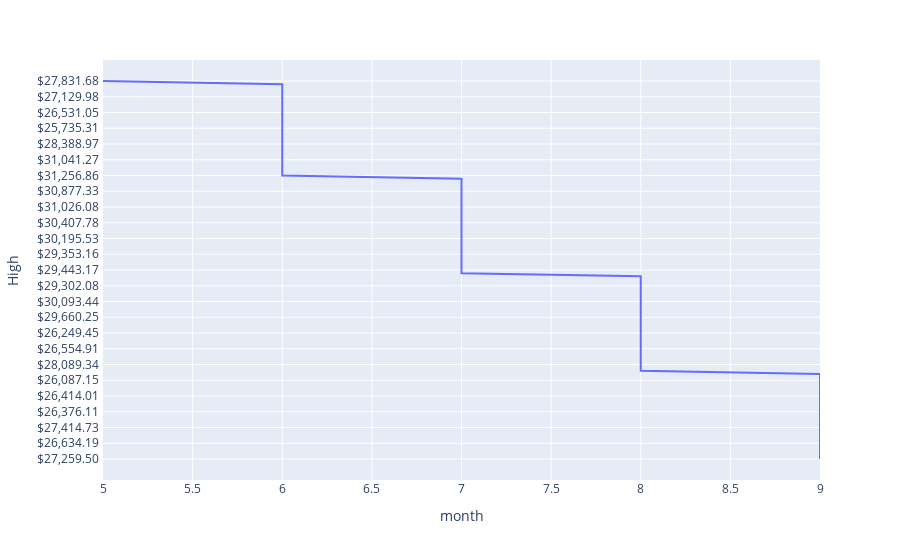

Source (notebook cell):
### Code cell
fig = px.line(data, x='month', y='High', range_x=['2023-07-01','2023-9-30'])
fig.show()

### Figure 1 — Plotly figure (JSON) as saved in the notebook; plotly's stock layout.template omitted (floating-point values rounded to 4 significant figures)
{"data": [{"hovertemplate": "month=%{x}<br>High=%{y}<extra></extra>", "legendgroup": "", "line": {"color": "#636efa", "dash": "solid"}, "marker": {"symbol": "circle"}, "mode": "lines", "name": "", "orientation": "h", "showlegend": false, "type": "scatter", "x": [9, 9, 9, 9, 9, 9, 9, 9, 9, 9, 9, 9, 9, 9, 9, 9, 9, 9, 9, 9, 9, 9, 9, 9, 9, 9, 9, 9, 8, 8, 8, 8, 8, 8, 8, 8, 8, 8, 8, 8, 8, 8, 8, 8, 8, 8, 8, 8, 8, 8, 8, 8, 8, 8, 8, 8, 8, 8, 8, 7, 7, 7, 7, 7, 7, 7, 7, 7, 7, 7, 7, 7, 7, 7, 7, 7, 7, 7, 7, 7, 7, 7, 7, 7, 7, 7, 7, 7, 7, 7, 6, 6, 6, 6, 6, 6, 6, 6, 6, 6, 6, 6, 6, 6, 6, 6, 6, 6, 6, 6, 6, 6, 6, 6, 6, 6, 6, 6, 6, 6, 5], "xaxis": "x", "y": ["$27,259.50 ", "$26,817.84 ", "$26,389.88 ", "$26,421.51 ", "$26,716.06 ", "$26,634.19 ", "$26,726.08 ", "$27,152.94 ", "$27,379.51 ", "$27,488.76 ", "$27,414.73 ", "$26,618.00 ", "$26,754.77 ", "$26,840.50 ", "$26,774.62 ", "$26,376.11 ", "$26,451.94 ", "$25,883.95 ", "$25,978.13 ", "$25,921.98 ", "$26,414.01 ", "$26,409.30 ", "$25,953.02 ", "$25,858.37 ", "$26,081.52 ", "$26,087.15 ", "$25,970.28 ", "$26,125.87 ", "$27,456.08 ", "$27,760.16 ", "$28,089.34 ", "$26,198.58 ", "$26,165.37 ", "$26,107.38 ", "$26,248.10 ", "$26,554.91 ", "$26,786.90 ", "$26,135.51 ", "$26,220.20 ", "$26,260.68 ", "$26,249.45 ", "$26,808.20 ", "$28,745.95 ", "$29,221.98 ", "$29,439.12 ", "$29,660.25 ", "$29,441.43 ", "$29,465.11 ", "$29,517.77 ", "$29,688.56 ", "$30,093.44 ", "$30,176.80 ", "$29,244.28 ", "$29,160.82 ", "$29,102.47 ", "$29,302.08 ", "$29,375.71 ", "$29,988.00 ", "$29,675.73 ", "$29,489.87 ", "$29,443.17 ", "$29,396.84 ", "$29,521.51 ", "$29,560.97 ", "$29,675.55 ", "$29,353.16 ", "$30,093.39 ", "$30,330.64 ", "$29,991.62 ", "$30,046.00 ", "$30,195.53 ", "$30,184.18 ", "$30,233.66 ", "$30,336.40 ", "$30,437.56 ", "$30,407.78 ", "$31,582.25 ", "$31,814.51 ", "$30,959.97 ", "$30,788.31 ", "$31,026.08 ", "$30,427.59 ", "$30,374.44 ", "$30,434.64 ", "$31,460.05 ", "$30,877.33 ", "$31,325.20 ", "$31,375.61 ", "$30,766.14 ", "$30,641.29 ", "$31,256.86 ", "$30,796.25 ", "$30,703.28 ", "$31,006.79 ", "$30,636.03 ", "$31,041.27 ", "$30,804.15 ", "$31,389.54 ", "$30,496.00 ", "$30,737.33 ", "$28,388.97 ", "$26,984.61 ", "$26,675.93 ", "$26,769.39 ", "$26,463.17 ", "$25,735.31 ", "$26,041.80 ", "$26,376.35 ", "$26,087.92 ", "$26,203.44 ", "$26,531.05 ", "$26,770.29 ", "$26,797.51 ", "$27,332.18 ", "$27,313.82 ", "$27,129.98 ", "$27,407.02 ", "$27,317.05 ", "$27,303.86 ", "$27,346.11 ", "$27,831.68 "], "yaxis": "y"}], "layout": {"autosize": true, "legend": {"tracegroupgap": 0}, "margin": {"t": 60}, "xaxis": {"anchor": "y", "autorange": true, "domain": [0, 1], "range": [5, 9], "title": {"text": "month"}, "type": "linear"}, "yaxis": {"anchor": "x", "autorange": true, "domain": [0, 1], "range": [-6.667, 126.7], "title": {"text": "High"}, "type": "category"}}}
